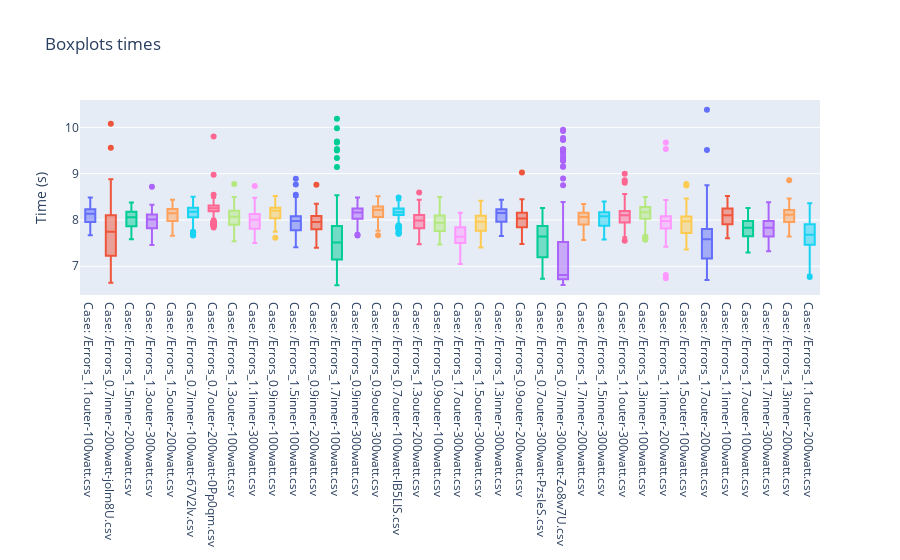

Source (notebook cell):
### Code cell
fig = go.Figure()

for file in glob.glob('results/Errors*.csv'):
    df = errors_dfs[file]
    fig.add_trace(go.Box(y=df.select(pl.col('Time enc (s)')).to_numpy().flatten(),
                         name=f'Case: {file[7:]}'))
    

fig.update_layout(title_text=f"Boxplots times", showlegend=False)
fig.update_yaxes(title_text='Time (s)')
fig.show()

### Figure 1 — Plotly figure (JSON) as saved in the notebook; plotly's stock layout.template omitted (floating-point values rounded to 4 significant figures; data arrays with more than 128 entries replaced by an {"elided": "..."} marker saying what was removed)
{"data": [{"name": "Case: /Errors_1.1outer-100watt.csv", "type": "box", "y": {"elided": "271 float values"}}, {"name": "Case: /Errors_0.7inner-200watt-jolm8U.csv", "type": "box", "y": {"elided": "250 float values"}}, {"name": "Case: /Errors_1.5inner-200watt.csv", "type": "box", "y": {"elided": "291 float values"}}, {"name": "Case: /Errors_1.3outer-300watt.csv", "type": "box", "y": {"elided": "255 float values"}}, {"name": "Case: /Errors_1.5outer-200watt.csv", "type": "box", "y": {"elided": "251 float values"}}, {"name": "Case: /Errors_0.7inner-100watt-67V2Iv.csv", "type": "box", "y": {"elided": "286 float values"}}, {"name": "Case: /Errors_0.7outer-200watt-0Pp0qm.csv", "type": "box", "y": {"elided": "260 float values"}}, {"name": "Case: /Errors_1.3outer-100watt.csv", "type": "box", "y": {"elided": "265 float values"}}, {"name": "Case: /Errors_1.1inner-300watt.csv", "type": "box", "y": {"elided": "294 float values"}}, {"name": "Case: /Errors_0.9inner-100watt.csv", "type": "box", "y": {"elided": "304 float values"}}, {"name": "Case: /Errors_1.5inner-100watt.csv", "type": "box", "y": {"elided": "262 float values"}}, {"name": "Case: /Errors_0.9inner-200watt.csv", "type": "box", "y": {"elided": "274 float values"}}, {"name": "Case: /Errors_1.7inner-100watt.csv", "type": "box", "y": {"elided": "276 float values"}}, {"name": "Case: /Errors_0.9inner-300watt.csv", "type": "box", "y": {"elided": "264 float values"}}, {"name": "Case: /Errors_0.9outer-300watt.csv", "type": "box", "y": {"elided": "245 float values"}}, {"name": "Case: /Errors_0.7outer-100watt-lB5LIS.csv", "type": "box", "y": {"elided": "260 float values"}}, {"name": "Case: /Errors_1.3outer-200watt.csv", "type": "box", "y": {"elided": "278 float values"}}, {"name": "Case: /Errors_0.9outer-100watt.csv", "type": "box", "y": {"elided": "281 float values"}}, {"name": "Case: /Errors_1.7outer-300watt.csv", "type": "box", "y": {"elided": "274 float values"}}, {"name": "Case: /Errors_1.5outer-300watt.csv", "type": "box", "y": {"elided": "270 float values"}}, {"name": "Case: /Errors_1.3inner-300watt.csv", "type": "box", "y": {"elided": "255 float values"}}, {"name": "Case: /Errors_0.9outer-200watt.csv", "type": "box", "y": {"elided": "281 float values"}}, {"name": "Case: /Errors_0.7outer-300watt-PzsIeS.csv", "type": "box", "y": {"elided": "132 float values"}}, {"name": "Case: /Errors_0.7inner-300watt-Zo8w7U.csv", "type": "box", "y": {"elided": "227 float values"}}, {"name": "Case: /Errors_1.7inner-200watt.csv", "type": "box", "y": {"elided": "275 float values"}}, {"name": "Case: /Errors_1.5inner-300watt.csv", "type": "box", "y": {"elided": "267 float values"}}, {"name": "Case: /Errors_1.1outer-300watt.csv", "type": "box", "y": {"elided": "278 float values"}}, {"name": "Case: /Errors_1.3inner-100watt.csv", "type": "box", "y": {"elided": "286 float values"}}, {"name": "Case: /Errors_1.1inner-200watt.csv", "type": "box", "y": {"elided": "274 float values"}}, {"name": "Case: /Errors_1.5outer-100watt.csv", "type": "box", "y": {"elided": "263 float values"}}, {"name": "Case: /Errors_1.7outer-200watt.csv", "type": "box", "y": {"elided": "261 float values"}}, {"name": "Case: /Errors_1.1inner-100watt.csv", "type": "box", "y": {"elided": "272 float values"}}, {"name": "Case: /Errors_1.7outer-100watt.csv", "type": "box", "y": {"elided": "272 float values"}}, {"name": "Case: /Errors_1.7inner-300watt.csv", "type": "box", "y": {"elided": "257 float values"}}, {"name": "Case: /Errors_1.3inner-200watt.csv", "type": "box", "y": {"elided": "266 float values"}}, {"name": "Case: /Errors_1.1outer-200watt.csv", "type": "box", "y": {"elided": "303 float values"}}], "layout": {"showlegend": false, "title": {"text": "Boxplots times"}, "yaxis": {"title": {"text": "Time (s)"}}}}
